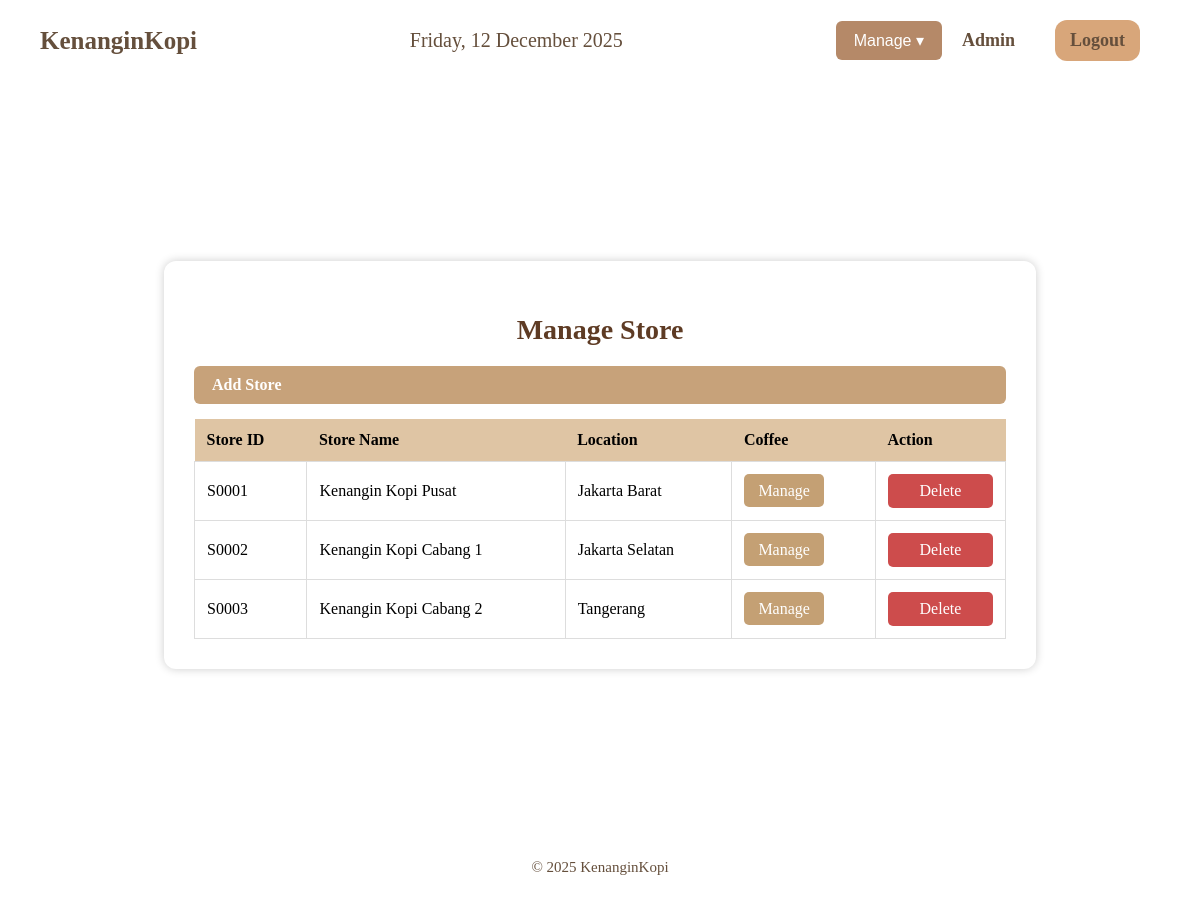
Screenshot of /manageStore.php (signed in) with the database file from the repository.
### tables this page shows
CREATE TABLE `store` (
  `StoreID` char(5) NOT NULL,
  `StoreName` varchar(50) NOT NULL,
  `StoreLocation` varchar(100) NOT NULL
);

### manageStore.php (the view, shortened to what this page needs)
<?php
include "./utils/db.php";
$query = "SELECT * FROM Store ORDER BY StoreID ASC";
$result = mysqli_query($conn, $query);
?>
<!DOCTYPE html>
<html lang="en">
<head>
    <link rel="stylesheet" href="css/manageStore.css">
</head>
<body>
    <?php include "./utils/navbar.php"; ?>
    <main>
        <div class="container">
            <h2 class="title">Manage Store</h2>
            <a href="addStore.php" class="add-btn">Add Store</a>
            <table class="store-table">
                <tr>
                    <th>Store ID</th>
                    <th>Store Name</th>
                    <th>Location</th>
                    <th>Coffee</th>
                    <th>Action</th>
                </tr>
                <?php while ($row = mysqli_fetch_assoc($result)) : ?>
                <tr>
                    <td><?= $row['StoreID']; ?></td>
                    <td><?= htmlspecialchars($row['StoreName']); ?></td>
                    <td><?= htmlspecialchars($row['StoreLocation']); ?></td>
                    <td>
                        <a href="manageCoffee.php?storeid=<?= $row['StoreID']; ?>" class="manage-btn">Manage</a>
                    </td>
                    <td>
                        <a href="deleteStore.php?storeid=<?= $row['StoreID']; ?>" class="delete-btn" onclick="return confirm('Are you sure want to delete this store?');">Delete</a>
                    </td>
                </tr>
                <?php endwhile; ?>
            </table>
        </div>
    </main>
    <?php include "./utils/footer.php"; ?>
</body>
</html>

### css/manageStore.css (style rules this page uses)
body { min-height: 100vh; background: url("../assets/background.jpeg") no-repeat center center fixed; background-size: cover; }
main { flex: 1; display: flex; justify-content: center; align-items: flex-start; padding: 60px 20px 40px; }
.container { width: 70%; margin: 120px auto; background: #fff; padding: 30px; border-radius: 12px; box-shadow: 0 0 10px rgba(0,0,0,0.2); }
.title { text-align: center; font-size: 28px; margin-bottom: 20px; color: #5e3b24; }
.add-btn { display: flex; padding: 10px 18px; background: #c7a27a; color: white; text-decoration: none; font-weight: bold; border-radius: 6px; margin-bottom: 15px; }
.store-table { width: 100%; border-collapse: collapse; margin-top: 10px; }
.store-table th { background: #dfc5a4; padding: 12px; font-size: 16px; text-align: left; }
.store-table td { padding: 12px; border: 0.5px solid #ddd; }
.manage-btn { background: #c4a074; padding: 8px 14px; color: white; text-decoration: none; border-radius: 5px; }
.delete-btn { display: flex; justify-content: center; background: #cd4c4c; padding: 8px 14px; color: white; text-decoration: none; border-radius: 5px; }

### css/navbar.css (style rules this page uses)
body { margin: 0; padding: 0; font-family: 'Times New Roman', Times, serif; background-image: url('../assets/background.jpeg'); background-size: cover; background-position: center; background-repeat: no-repeat; }

### rows the page displays
store: StoreID "S0001", StoreName "Kenangin Kopi Pusat", StoreLocation "Jakarta Barat"
store: StoreID "S0002", StoreName "Kenangin Kopi Cabang 1", StoreLocation "Jakarta Selatan"
store: StoreID "S0003", StoreName "Kenangin Kopi Cabang 2", StoreLocation "Tangerang"

### other values shown
$_SESSION['UserName'] "Admin"
